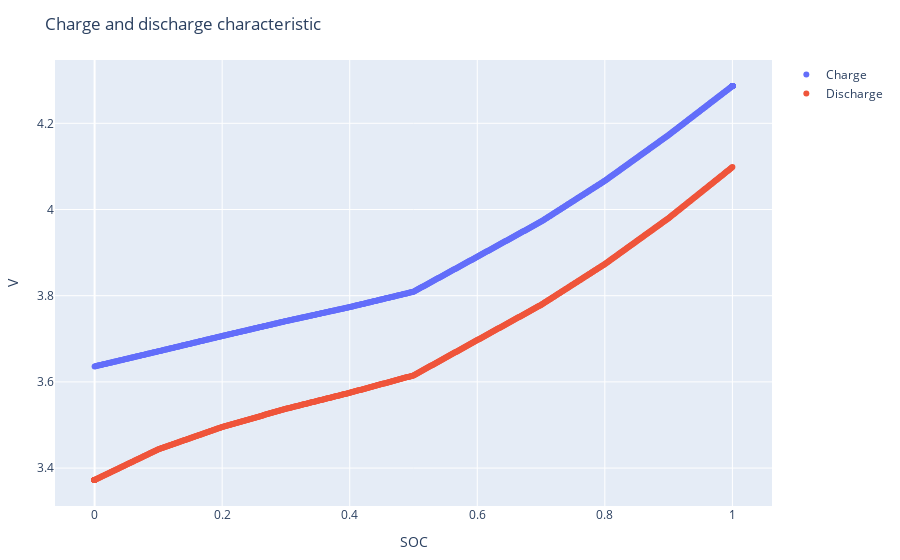

Notebook source saved alongside this figure:
### Code cell
plot([scatter(x=SOC_load[1:100000:end], y=Voltage_load[1:100000:end], mode="markers", name="Charge"),
scatter(x=SOC_discharge[1:100000:end], y=Voltage_discharge[1:100000:end], mode="markers", name="Discharge")],
Layout(title="Charge and discharge characteristic", xaxis_title="SOC", yaxis_title="V"))

### Figure 1 — Plotly figure (JSON) as saved in the notebook; plotly's stock layout.template omitted (floating-point values rounded to 4 significant figures; data arrays with more than 128 entries replaced by an {"elided": "..."} marker saying what was removed)
{"data": [{"mode": "markers", "name": "Charge", "type": "scatter", "x": {"elided": "800 float values"}, "y": {"elided": "800 float values"}}, {"mode": "markers", "name": "Discharge", "type": "scatter", "x": {"elided": "800 float values"}, "y": {"elided": "800 float values"}}], "layout": {"margin": {"b": 50, "l": 50, "r": 50, "t": 60}, "title": "Charge and discharge characteristic", "xaxis": {"title": {"text": "SOC"}}, "yaxis": {"title": {"text": "V"}}}}
